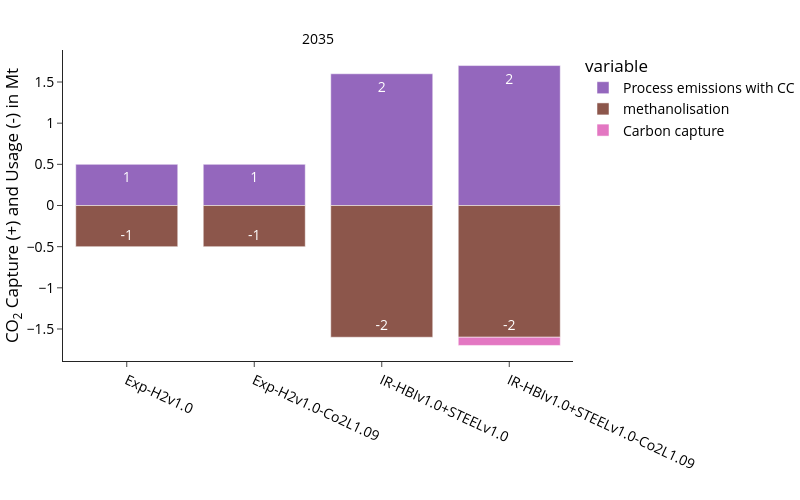

The notebook cell this image was saved under:
### Markdown cell above
### CO2 Capture and Usage

### Code cell
plot_config['chart_config'] = yaml_config['charts']['co2_stored_balance']

fig, df = plot_energy_balance(
    carrier="co2 stored",
    balance_dict=balance_dict,
    config=plot_config,
    rename_function=rename_co2,
    save_dir=SDIR
)

fig.show()

### Figure 1 — Plotly figure (JSON) as saved in the notebook; plotly's stock layout.template omitted (floating-point values rounded to 4 significant figures)
{"data": [{"hovertemplate": "variable=Process emissions with CC<br>=%{x}<br>CO<sub>2</sub> Capture (+) and Usage (-) in Mt=%{text}<extra></extra>", "legendgroup": "Process emissions with CC", "marker": {"color": "#9467BD", "pattern": {"shape": ""}}, "name": "Process emissions with CC", "orientation": "v", "showlegend": true, "text": [0.5, 0.5, 1.6, 1.7], "textangle": 0, "textposition": "inside", "texttemplate": "%{y:.0f}", "type": "bar", "x": ["Exp-H2v1.0", "Exp-H2v1.0-Co2L1.09", "IR-HBIv1.0+STEELv1.0", "IR-HBIv1.0+STEELv1.0-Co2L1.09"], "xaxis": "x", "y": [0.5, 0.5, 1.6, 1.7], "yaxis": "y"}, {"hovertemplate": "variable=methanolisation<br>=%{x}<br>CO<sub>2</sub> Capture (+) and Usage (-) in Mt=%{text}<extra></extra>", "legendgroup": "methanolisation", "marker": {"color": "#8C564B", "pattern": {"shape": ""}}, "name": "methanolisation", "orientation": "v", "showlegend": true, "text": [-0.5, -0.5, -1.6, -1.6], "textangle": 0, "textposition": "inside", "texttemplate": "%{y:.0f}", "type": "bar", "x": ["Exp-H2v1.0", "Exp-H2v1.0-Co2L1.09", "IR-HBIv1.0+STEELv1.0", "IR-HBIv1.0+STEELv1.0-Co2L1.09"], "xaxis": "x", "y": [-0.5, -0.5, -1.6, -1.6], "yaxis": "y"}, {"hovertemplate": "variable=Carbon capture<br>=%{x}<br>CO<sub>2</sub> Capture (+) and Usage (-) in Mt=%{text}<extra></extra>", "legendgroup": "Carbon capture", "marker": {"color": "#E377C2", "pattern": {"shape": ""}}, "name": "Carbon capture", "orientation": "v", "showlegend": true, "text": [-0.1], "textangle": 0, "textposition": "inside", "texttemplate": "%{y:.0f}", "type": "bar", "x": ["IR-HBIv1.0+STEELv1.0-Co2L1.09"], "xaxis": "x", "y": [-0.1], "yaxis": "y"}], "layout": {"annotations": [{"font": {}, "showarrow": false, "text": "2035", "x": 0.5, "xanchor": "center", "xref": "paper", "y": 1, "yanchor": "bottom", "yref": "paper"}], "barmode": "relative", "height": 500, "legend": {"title": {"text": "variable"}, "tracegroupgap": 0, "traceorder": "normal"}, "width": 800, "xaxis": {"anchor": "y", "categoryarray": [], "categoryorder": "array", "domain": [0, 1], "tickangle": 25, "title": {"text": ""}}, "yaxis": {"anchor": "x", "domain": [0, 1], "title": {"text": "CO<sub>2</sub> Capture (+) and Usage (-) in Mt"}}}}
